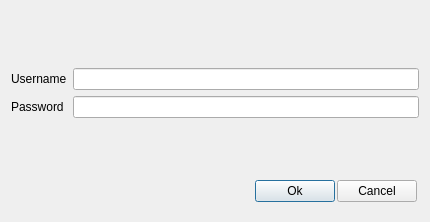
<?xml version="1.0" encoding="UTF-8"?>
<ui version="4.0">
 <class>CTLoginDialog</class>
 <widget class="QDialog" name="CTLoginDialog">
  <property name="geometry">
   <rect>
    <x>0</x>
    <y>0</y>
    <width>430</width>
    <height>222</height>
   </rect>
  </property>
  <property name="windowTitle">
   <string>Login</string>
  </property>
  <layout class="QVBoxLayout" name="verticalLayout">
   <item>
    <layout class="QHBoxLayout" name="hl_header"/>
   </item>
   <item>
    <spacer name="verticalSpacer_3">
     <property name="orientation">
      <enum>Qt::Vertical</enum>
     </property>
     <property name="sizeHint" stdset="0">
      <size>
       <width>20</width>
       <height>40</height>
      </size>
     </property>
    </spacer>
   </item>
   <item>
    <layout class="QGridLayout" name="gridLayout">
     <item row="0" column="0">
      <widget class="QLabel" name="label">
       <property name="text">
        <string>Username</string>
       </property>
      </widget>
     </item>
     <item row="0" column="1">
      <widget class="QLineEdit" name="usernameEdit"/>
     </item>
     <item row="1" column="0">
      <widget class="QLabel" name="label_2">
       <property name="text">
        <string>Password</string>
       </property>
      </widget>
     </item>
     <item row="1" column="1">
      <widget class="QLineEdit" name="passwordEdit"/>
     </item>
    </layout>
   </item>
   <item>
    <spacer name="verticalSpacer">
     <property name="orientation">
      <enum>Qt::Vertical</enum>
     </property>
     <property name="sizeHint" stdset="0">
      <size>
       <width>20</width>
       <height>40</height>
      </size>
     </property>
    </spacer>
   </item>
   <item>
    <layout class="QHBoxLayout" name="hl_button">
     <property name="spacing">
      <number>2</number>
     </property>
     <property name="sizeConstraint">
      <enum>QLayout::SetMinimumSize</enum>
     </property>
     <property name="leftMargin">
      <number>9</number>
     </property>
     <property name="rightMargin">
      <number>2</number>
     </property>
     <property name="bottomMargin">
      <number>9</number>
     </property>
     <item>
      <spacer name="horizontalSpacer">
       <property name="orientation">
        <enum>Qt::Horizontal</enum>
       </property>
       <property name="sizeHint" stdset="0">
        <size>
         <width>40</width>
         <height>20</height>
        </size>
       </property>
      </spacer>
     </item>
     <item>
      <widget class="QPushButton" name="okButton">
       <property name="text">
        <string>Ok</string>
       </property>
      </widget>
     </item>
     <item>
      <widget class="QPushButton" name="cancelButton">
       <property name="text">
        <string>Cancel</string>
       </property>
      </widget>
     </item>
    </layout>
   </item>
   <item>
    <layout class="QHBoxLayout" name="hl_footer"/>
   </item>
  </layout>
 </widget>
 <resources/>
 <connections/>
</ui>
